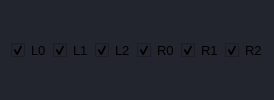
                         <widget class="QFrame" name="frame_20">
                          <property name="maximumSize">
                           <size>
                            <width>1000</width>
                            <height>16777215</height>
                           </size>
                          </property>
                          <property name="styleSheet">
                           <string notr="true">background-color: rgb(34, 37, 46);
border-radius: 10px;</string>
                          </property>
                          <property name="frameShape">
                           <enum>QFrame::Shape::StyledPanel</enum>
                          </property>
                          <property name="frameShadow">
                           <enum>QFrame::Shadow::Raised</enum>
                          </property>
                          <layout class="QHBoxLayout" name="horizontalLayout_24">
                           <item>
                            <widget class="QCheckBox" name="L0">
                             <property name="styleSheet">
                              <string notr="true">font: 10pt;</string>
                             </property>
                             <property name="text">
                              <string>L0</string>
                             </property>
                             <property name="checked">
                              <bool>true</bool>
                             </property>
                            </widget>
                           </item>
                           <item>
                            <widget class="QCheckBox" name="L1">
                             <property name="styleSheet">
                              <string notr="true">font: 10pt;</string>
                             </property>
                             <property name="text">
                              <string>L1</string>
                             </property>
                             <property name="checked">
                              <bool>true</bool>
                             </property>
                            </widget>
                           </item>
                           <item>
                            <widget class="QCheckBox" name="L2">
                             <property name="styleSheet">
                              <string notr="true">font: 10pt;</string>
                             </property>
                             <property name="text">
                              <string>L2</string>
                             </property>
                             <property name="checked">
                              <bool>true</bool>
                             </property>
                            </widget>
                           </item>
                           <item>
                            <widget class="QCheckBox" name="R0">
                             <property name="styleSheet">
                              <string notr="true">font: 10pt;</string>
                             </property>
                             <property name="text">
                              <string>R0</string>
                             </property>
                             <property name="checked">
                              <bool>true</bool>
                             </property>
                            </widget>
                           </item>
                           <item>
                            <widget class="QCheckBox" name="R1">
                             <property name="styleSheet">
                              <string notr="true">font: 10pt;</string>
                             </property>
                             <property name="text">
                              <string>R1</string>
                             </property>
                             <property name="checked">
                              <bool>true</bool>
                             </property>
                            </widget>
                           </item>
                           <item>
                            <widget class="QCheckBox" name="R2">
                             <property name="styleSheet">
                              <string notr="true">font: 10pt;</string>
                             </property>
                             <property name="text">
                              <string>R2</string>
                             </property>
                             <property name="checked">
                              <bool>true</bool>
                             </property>
                            </widget>
                           </item>
                          </layout>
                         </widget>
